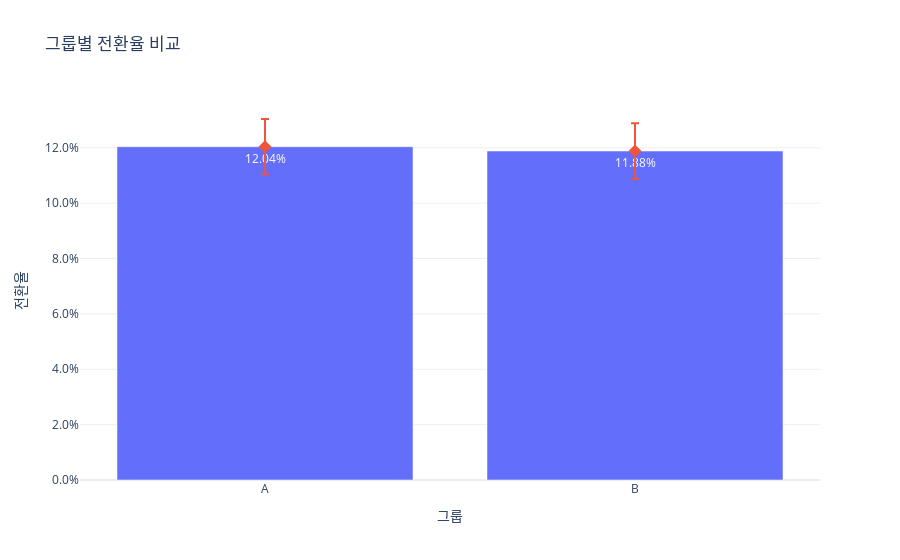

Write notebook code for a chart like this one.
### Code cell
# 그룹별 전환율 시각화 진행

import plotly.graph_objects as go
import plotly.express as px

# 전환율 계산
conversion_rates = converted_df.div(converted_df.sum(axis=1), axis=0)[1]

# 막대 그래프 생성
fig = go.Figure()

# 전환율 막대 그래프 추가
fig.add_trace(go.Bar(
    x=conversion_rates.index,
    y=conversion_rates.values,
    text=[f'{rate:.2%}' for rate in conversion_rates.values],
    textposition='auto',
    name='전환율'
))

# 레이아웃 설정
fig.update_layout(
    title='그룹별 전환율 비교',
    xaxis_title='그룹',
    yaxis_title='전환율',
    yaxis_tickformat='.1%',
    showlegend=False,
    template='plotly_white'
)

# 신뢰구간 표시를 위한 오차 막대 추가
fig.add_trace(go.Scatter(
    x=conversion_rates.index,
    y=conversion_rates.values,
    mode='markers',
    marker=dict(
        size=10,
        symbol='diamond'
    ),
    error_y=dict(
        type='data',
        array=[0.01, 0.01],  # 95% 신뢰구간
        visible=True
    ),
    name='신뢰구간'
))

fig.show()

### Figure 1 — Plotly figure (JSON) as saved in the notebook; plotly's stock layout.template omitted (floating-point values rounded to 4 significant figures)
{"data": [{"name": "전환율", "text": ["12.04%", "11.88%"], "textposition": "auto", "type": "bar", "x": ["A", "B"], "y": [0.1204, 0.1188]}, {"error_y": {"array": [0.01, 0.01], "type": "data", "visible": true}, "marker": {"size": 10, "symbol": "diamond"}, "mode": "markers", "name": "신뢰구간", "type": "scatter", "x": ["A", "B"], "y": [0.1204, 0.1188]}], "layout": {"showlegend": false, "title": {"text": "그룹별 전환율 비교"}, "xaxis": {"title": {"text": "그룹"}}, "yaxis": {"tickformat": ".1%", "title": {"text": "전환율"}}}}
